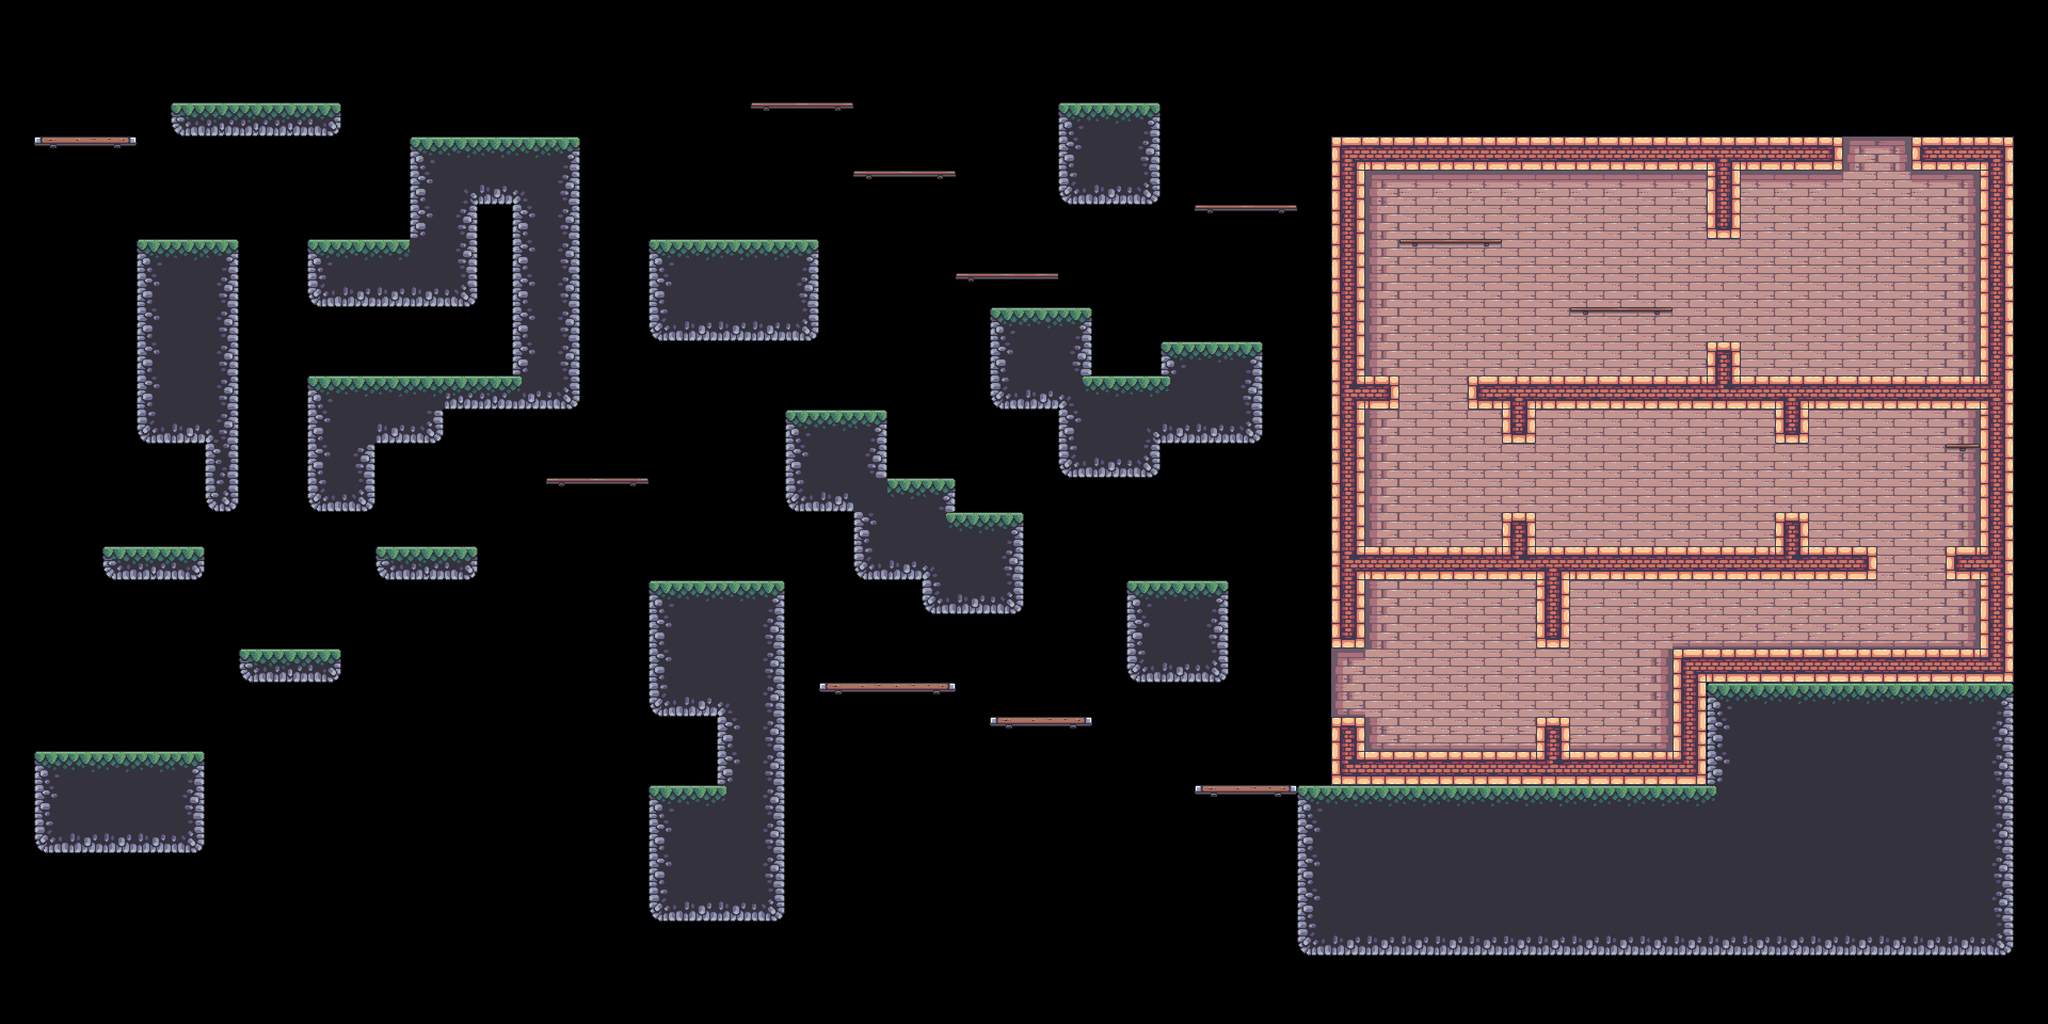

Rendered tile map (Tiled .tmx) drawn with the repository's tilesets; below, a short description and the map source with its tile grids summarised:
An orthogonal 60x30 tile map with 64x64 px tiles, 4 tile layers (Background, Terrain, Platforms, Foreground), 24 tilesets and 118 objects (30x silver, 13x candle, 10x static, 10x tooth, 9x floor_spikes, ...).

<map version="1.10" tiledversion="1.11.1.1" orientation="orthogonal" renderorder="right-down" width="60" height="30" tilewidth="64" tileheight="64" infinite="0" nextlayerid="13" nextobjectid="212">
 <tileset firstgid="1" source="../Tilsets/outside.tsx" />
 <tileset firstgid="49" source="../Tilsets/inside.tsx" />
 <tileset firstgid="145" source="../Tilsets/platforms.tsx" />
 <tileset firstgid="153" source="../Tilsets/editor_paths.tsx" />
 <tileset firstgid="159" source="../Tilsets/grass.tsx" />
 <tileset firstgid="164" source="../Tilsets/floor_spike.tsx" />
 <tileset firstgid="165" source="../Tilsets/fire_trap.tsx" />
 <tileset firstgid="166" source="../Tilsets/dark_tree.tsx" />
 <tileset firstgid="167" source="../Tilsets/dark_tree_bg.tsx" />
 <tileset firstgid="168" source="../Tilsets/Barrel (1).tsx" />
 <tileset firstgid="169" source="../Tilsets/Crate (1).tsx" />
 <tileset firstgid="170" source="../Tilsets/curtain2.tsx" />
 <tileset firstgid="171" source="../Tilsets/curtain1.tsx" />
 <tileset firstgid="172" source="../Tilsets/door.tsx" />
 <tileset firstgid="173" source="../Tilsets/bg_barrel.tsx" />
 <tileset firstgid="174" source="../Tilsets/bg_barrel_2.tsx" />
 <tileset firstgid="175" source="../Tilsets/candle.tsx" />
 <tileset firstgid="176" source="../Tilsets/Player.tsx" />
 <tileset firstgid="177" source="../Tilsets/Spiked Ball.tsx" />
 <tileset firstgid="178" source="../Tilsets/tooth.tsx" />
 <tileset firstgid="179" source="../Tilsets/shell.tsx" />
 <tileset firstgid="180" source="../Tilsets/items.tsx" />
 <tileset firstgid="186" source="../Tilsets/flag.tsx" />
 <tileset firstgid="187" source="../Tilsets/overworld.tsx" />
 <layer id="4" name="Background" width="60" height="30">
  <data>[1800 cells, 283 non-empty, 9 distinct tile ids]</data>
 </layer>
 <objectgroup id="8" name="BG details">
  <object id="60" name="static" gid="170" x="2624" y="576" width="52" height="178" />
  <object id="62" name="static" gid="171" x="2752" y="576" width="52" height="178" />
  <object id="63" name="static" gid="172" x="2560" y="1408" width="82" height="98" />
  <object id="66" name="static" gid="173" x="3328" y="704" width="42" height="44" />
  <object id="67" name="static" gid="174" x="3264" y="704" width="42" height="44" />
  <object id="68" name="candle" gid="175" x="2944" y="896" width="64" height="64" />
  <object id="160" name="static" gid="170" x="2880" y="576" width="52" height="178" />
  <object id="161" name="static" gid="171" x="3008" y="576" width="52" height="178" />
  <object id="162" name="static" gid="170" x="3328" y="576" width="52" height="178" />
  <object id="163" name="static" gid="171" x="3456" y="576" width="52" height="178" />
  <object id="164" name="static" gid="170" x="3584" y="576" width="52" height="178" />
  <object id="165" name="candle" gid="175" x="3200" y="896" width="64" height="64" />
  <object id="166" name="candle" gid="175" x="2624" y="896" width="64" height="64" />
  <object id="167" name="candle" gid="175" x="2752" y="1216" width="64" height="64" />
  <object id="168" name="candle" gid="175" x="2624" y="1216" width="64" height="64" />
  <object id="169" name="candle" gid="175" x="3072" y="512" width="64" height="64" />
  <object id="170" name="candle" gid="175" x="2944" y="512" width="64" height="64" />
  <object id="171" name="candle" gid="175" x="2816" y="512" width="64" height="64" />
  <object id="172" name="candle" gid="175" x="2688" y="512" width="64" height="64" />
  <object id="173" name="candle" gid="175" x="3392" y="512" width="64" height="64" />
  <object id="174" name="candle" gid="175" x="3520" y="512" width="64" height="64" />
  <object id="189" name="candle" gid="175" x="3456" y="896" width="64" height="64" />
  <object id="190" name="candle" gid="175" x="3008" y="1216" width="64" height="64" />
 </objectgroup>
 <layer id="1" name="Terrain" width="60" height="30">
  <data>[1800 cells, 460 non-empty, 35 distinct tile ids]</data>
 </layer>
 <layer id="5" name="Platforms" width="60" height="30">
  <data>[1800 cells, 35 non-empty, 7 distinct tile ids]</data>
 </layer>
 <layer id="6" name="Foreground" width="60" height="30">
  <data>[1800 cells, 0 non-empty, 0 distinct tile ids]</data>
 </layer>
 <objectgroup id="2" name="Objects">
  <object id="39" name="fire_trap" gid="165" x="576" y="192" width="32" height="64" />
  <object id="51" name="floor_spikes" gid="1073741988" x="1280" y="704" width="63" height="64">
   <properties>
    <property name="inverted" type="bool" value="true" />
   </properties>
  </object>
  <object id="59" name="crate" gid="169" x="1216" y="448" width="50" height="36" />
  <object id="71" name="Player" gid="176" x="256" y="1408" width="110" height="96" />
  <object id="94" name="flag" gid="186" x="3072" y="1024" width="68" height="186" />
  <object id="102" name="dark_tree_bg" gid="167" x="128" y="1408" width="128" height="128" />
  <object id="182" name="dark_tree" gid="166" x="192" y="1024" width="128" height="128" />
  <object id="194" name="floor_spikes" gid="164" x="1664" y="896" width="63" height="64">
   <properties>
    <property name="inverted" type="bool" value="false" />
   </properties>
  </object>
  <object id="196" name="dark_tree_bg" gid="167" x="512" y="1216" width="128" height="128" />
  <object id="197" name="dark_tree" gid="166" x="1280" y="1088" width="128" height="128" />
  <object id="198" name="dark_tree_bg" gid="167" x="768" y="1024" width="128" height="128" />
  <object id="199" name="dark_tree_bg" gid="167" x="320" y="192" width="128" height="128" />
  <object id="200" name="dark_tree_bg" gid="167" x="1344" y="448" width="128" height="128" />
  <object id="201" name="dark_tree_bg" gid="167" x="2176" y="1088" width="128" height="128" />
  <object id="202" name="dark_tree_bg" gid="167" x="2176" y="640" width="128" height="128" />
  <object id="203" name="dark_tree_bg" gid="167" x="1920" y="576" width="128" height="128" />
  <object id="204" name="dark_tree_bg" gid="167" x="1984" y="192" width="128" height="128" />
  <object id="205" name="floor_spikes" gid="164" x="2816" y="704" width="63" height="64">
   <properties>
    <property name="inverted" type="bool" value="false" />
   </properties>
  </object>
  <object id="206" name="floor_spikes" gid="164" x="3072" y="704" width="63" height="64">
   <properties>
    <property name="inverted" type="bool" value="false" />
   </properties>
  </object>
  <object id="207" name="floor_spikes" gid="164" x="2944" y="1024" width="63" height="64">
   <properties>
    <property name="inverted" type="bool" value="false" />
   </properties>
  </object>
  <object id="208" name="floor_spikes" gid="164" x="3200" y="1024" width="63" height="64">
   <properties>
    <property name="inverted" type="bool" value="false" />
   </properties>
  </object>
  <object id="209" name="floor_spikes" gid="164" x="3008" y="1408" width="63" height="64">
   <properties>
    <property name="inverted" type="bool" value="false" />
   </properties>
  </object>
  <object id="210" name="floor_spikes" gid="164" x="3456" y="704" width="63" height="64">
   <properties>
    <property name="inverted" type="bool" value="false" />
   </properties>
  </object>
  <object id="211" name="floor_spikes" gid="164" x="2752" y="1408" width="63" height="64">
   <properties>
    <property name="inverted" type="bool" value="false" />
   </properties>
  </object>
 </objectgroup>
 <objectgroup id="3" name="Moving Objects">
  <!-- 71 objects omitted --></objectgroup>
 <objectgroup id="10" name="Items">
  <!-- 60 objects omitted --></objectgroup>
 <objectgroup id="9" name="Enemies">
  <!-- 17 objects omitted --></objectgroup>
 <objectgroup id="11" name="Water">
  <!-- 2 objects omitted --></objectgroup>
 <objectgroup id="12" name="Data">
  <!-- 1 objects omitted --></objectgroup>
</map>
<!-- 71 of 118 objects omitted -->
